Frame 1 (no input): blank canvas, image omitted
Frame 60 (the mouse pressed at the canvas centre just before this capture): blank canvas, image omitted
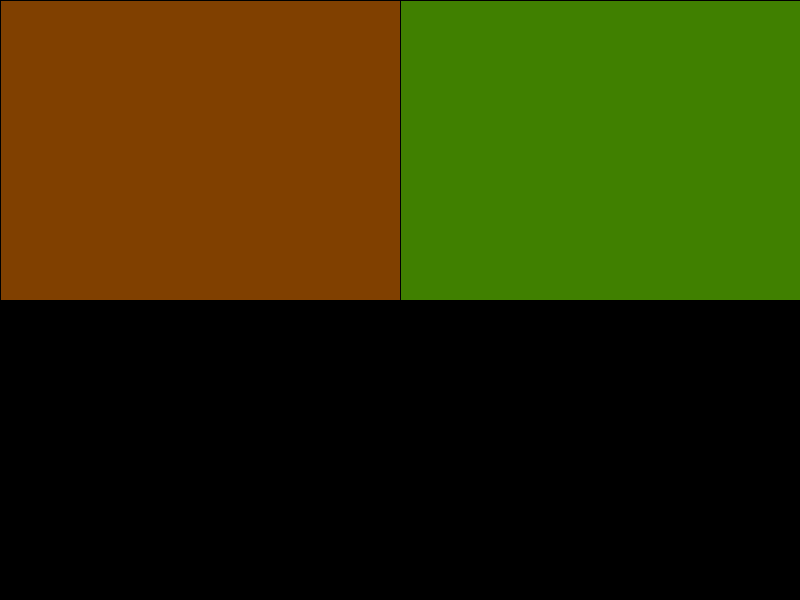
Frame 120 (the mouse held since frame 60 and released just before this capture)

The Processing sketch whose frames 1 and 60 were blank and that drew this single picture after the mouse press (run headless with seeded random() and noise(); from frame 60 on, the mouse is pressed at the canvas centre):

// Processing sketch: NormalizationsInProcessing
// ── NormalizationsInProcessing.pde
float value = 0;

void setup() {
  size(800, 600);
}

void draw() {
  background(0);
  // value = map(mouseY, 0, height, 0, 1) is the same as
  // value = norm(mouseY, 0, height)
  
  value = norm(mouseY, 0, height);
  float invertedValue = 1 - value;  // inverting from our maximum value
  
  // could also replace the above with:
  /* 
    
    value = map(mouseY, 0, height, 0, 1);
    float invertedValue = map(mouseY, 0, height, 1, 0);
  
  */

  // grayscale lerping (a single color)
  //float c0 = lerp(0, 255, value);
  //float c1 = lerp(0, 255, invertedValue);


  // color mapping requires us to pic different colors to map from and to
  color from0 = color(255, 0, 0, 255);
  color to0 = color(255, 255, 0, 0);
  
  color from1 = color(255, 255, 0, 255);
  color to1 = color(0, 255, 0, 0);

  // this is our interpolated color
  color color0 = lerpColor(from0,to0,value);
  color color1 = lerpColor(from1,to1,invertedValue);

  // set our fill colors
  fill(color0);
  
  // draw the left rect
  rect(0, 0, width / 2, height * value);
  fill(color1);
  
  // draw the right rect
  rect(width/2, 0, width/2, height * invertedValue);
}
